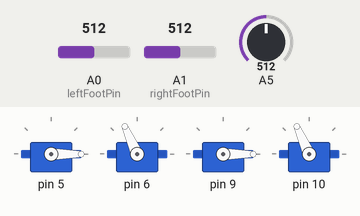
This sketch was run on a simulated Arduino Uno, built with avr-gcc and run on an emulated ATmega328P. On the bench: 4 × servo. Inputs (shaded band) come from the test bench; at power-on: A5 = 512, A0 (leftFootPin) = 512, A1 (rightFootPin) = 512. Random numbers use the default seed unless the sketch sets one.

Above: at 2.4 s.
2.5 s: A5 set to 306
At 5.2 s:
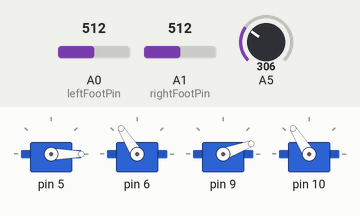
6.3 s: A0 (leftFootPin) set to 86
At 9.0 s:
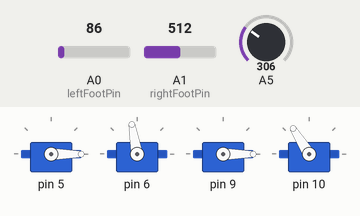
9.8 s: A0 (leftFootPin) set to 71
13.3 s: A0 (leftFootPin) set to 90
At 14.5 s:
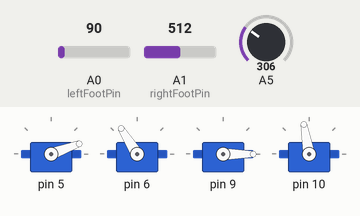
17.0 s: A0 (leftFootPin) set to 70
Timing chart, 0 to 20.8 s (numbered marks = the images above; inputs shaded):
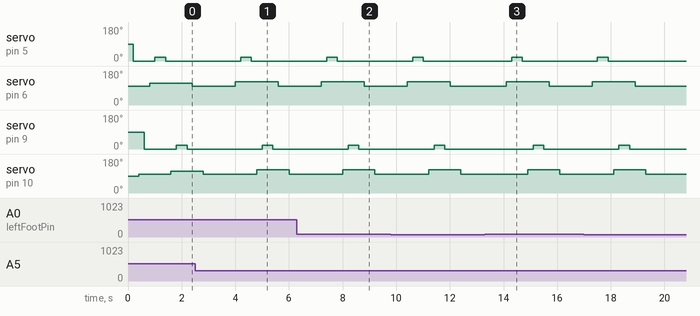

Measured:
- after the input at 13.3 s, servo on pin 5: 0° → 20° after 1.0 s, → 0° 0.40 s later; servo on pin 6: 100° → 122° after 0.80 s, → 100° 1.6 s later; servo on pin 9: 0° → 20° after 1.8 s, → 0° 0.40 s later; servo on pin 10: 100° → 122° after 1.6 s, → 100° 1.2 s later

The sketch:

robocop.ino
```cpp
#include <Servo.h>

Servo leftArm[2];
Servo rightArm[2];

Servo arms[4];

int leftFootPin = 0;
int rightFootPin = 1;

int leftFoot = 0;
int rightFoot = 0;

const int WAITING = 0;
const int FRISKING = 1;

int state = WAITING;

void setup(){
  Serial.begin(9600);

  leftArm[0].attach(5);
  leftArm[1].attach(6);

  rightArm[0].attach(9);
  rightArm[1].attach(10);

  arms[0] = leftArm[0];
  arms[1] = leftArm[1];
  arms[2] = rightArm[0];
  arms[3] = rightArm[1];

  for (int i=0; i < 4; i++) {
    arms[i].write(0);
  }
}


void loop() {
  leftFoot = analogRead(leftFootPin);
  rightFoot = analogRead(rightFootPin);
  //printAnalog();

  if (leftFoot > 80 && state == WAITING) {
    moveArms();
    resetArms();
  }

}

void moveArms() {
  friskMotion(leftArm, 0, 100);
  friskMotion(rightArm, 0, 100);

  for (int i = 0; i < 1; i++) {
    randomSeed(analogRead(5));
    int height = random(105, 130);
    friskMotion(leftArm, 20, height);
    friskMotion(leftArm, 0, height);
    randomSeed(analogRead(5));
    height = random(105, 130);
    friskMotion(rightArm, 20, height);
    friskMotion(rightArm, 0, height);

  }

  friskMotion(leftArm, 0, 100);
  friskMotion(rightArm, 0, 100);

}

//arm[0] should be the bottom servo, controlling distance of hand from butt
//arm[1] should be top servo, controlling the height of hand
void friskMotion(Servo a[], int handDistance, int handHeight) {
  a[1].write(handHeight);
  delay(200);
  a[0].write(handDistance);
  delay(200);
}

void resetArms(){
  for (int i = 0; i < 4; i++) {
    arms[i].write(0);
  }
  state = WAITING;
}

void printAnalog(){
  Serial.print("Left foot: ");
  Serial.print(leftFoot);
  Serial.print(", Right foot: ");
  Serial.println(rightFoot);
  delay(1);
}
```
